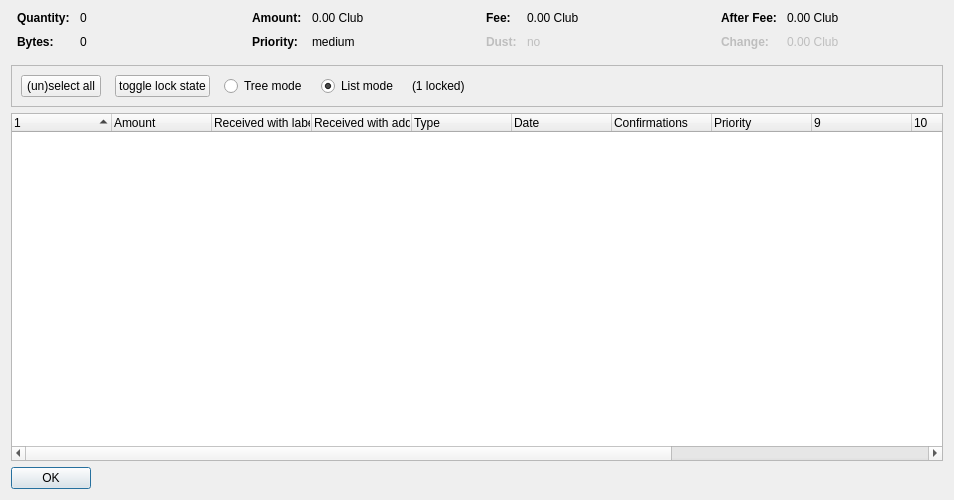
<?xml version="1.0" encoding="UTF-8"?>
<ui version="4.0">
 <class>CoinControlDialog</class>
 <widget class="QDialog" name="CoinControlDialog">
  <property name="geometry">
   <rect>
    <x>0</x>
    <y>0</y>
    <width>954</width>
    <height>500</height>
   </rect>
  </property>
  <property name="windowTitle">
   <string>Coin Selection</string>
  </property>
  <layout class="QVBoxLayout" name="verticalLayout">
   <item>
    <layout class="QHBoxLayout" name="horizontalLayoutTop" stretch="0,0,0,0">
     <property name="topMargin">
      <number>0</number>
     </property>
     <property name="bottomMargin">
      <number>10</number>
     </property>
     <item>
      <layout class="QFormLayout" name="formLayoutCoinControl1">
       <property name="horizontalSpacing">
        <number>10</number>
       </property>
       <property name="verticalSpacing">
        <number>10</number>
       </property>
       <property name="leftMargin">
        <number>6</number>
       </property>
       <property name="rightMargin">
        <number>6</number>
       </property>
       <item row="0" column="0">
        <widget class="QLabel" name="labelCoinControlQuantityText">
         <property name="font">
          <font>
           <weight>75</weight>
           <bold>true</bold>
          </font>
         </property>
         <property name="text">
          <string>Quantity:</string>
         </property>
        </widget>
       </item>
       <item row="0" column="1">
        <widget class="QLabel" name="labelCoinControlQuantity">
         <property name="cursor">
          <cursorShape>IBeamCursor</cursorShape>
         </property>
         <property name="contextMenuPolicy">
          <enum>Qt::ActionsContextMenu</enum>
         </property>
         <property name="text">
          <string notr="true">0</string>
         </property>
         <property name="textInteractionFlags">
          <set>Qt::LinksAccessibleByMouse|Qt::TextSelectableByKeyboard|Qt::TextSelectableByMouse</set>
         </property>
        </widget>
       </item>
       <item row="1" column="0">
        <widget class="QLabel" name="labelCoinControlBytesText">
         <property name="font">
          <font>
           <weight>75</weight>
           <bold>true</bold>
          </font>
         </property>
         <property name="text">
          <string>Bytes:</string>
         </property>
        </widget>
       </item>
       <item row="1" column="1">
        <widget class="QLabel" name="labelCoinControlBytes">
         <property name="cursor">
          <cursorShape>IBeamCursor</cursorShape>
         </property>
         <property name="contextMenuPolicy">
          <enum>Qt::ActionsContextMenu</enum>
         </property>
         <property name="text">
          <string notr="true">0</string>
         </property>
         <property name="textInteractionFlags">
          <set>Qt::LinksAccessibleByMouse|Qt::TextSelectableByKeyboard|Qt::TextSelectableByMouse</set>
         </property>
        </widget>
       </item>
      </layout>
     </item>
     <item>
      <layout class="QFormLayout" name="formLayoutCoinControl2">
       <property name="horizontalSpacing">
        <number>10</number>
       </property>
       <property name="verticalSpacing">
        <number>10</number>
       </property>
       <property name="leftMargin">
        <number>6</number>
       </property>
       <property name="rightMargin">
        <number>6</number>
       </property>
       <item row="0" column="0">
        <widget class="QLabel" name="labelCoinControlAmountText">
         <property name="font">
          <font>
           <weight>75</weight>
           <bold>true</bold>
          </font>
         </property>
         <property name="text">
          <string>Amount:</string>
         </property>
        </widget>
       </item>
       <item row="0" column="1">
        <widget class="QLabel" name="labelCoinControlAmount">
         <property name="cursor">
          <cursorShape>IBeamCursor</cursorShape>
         </property>
         <property name="contextMenuPolicy">
          <enum>Qt::ActionsContextMenu</enum>
         </property>
         <property name="text">
          <string notr="true">0.00 Club</string>
         </property>
         <property name="textInteractionFlags">
          <set>Qt::LinksAccessibleByMouse|Qt::TextSelectableByKeyboard|Qt::TextSelectableByMouse</set>
         </property>
        </widget>
       </item>
       <item row="1" column="0">
        <widget class="QLabel" name="labelCoinControlPriorityText">
         <property name="font">
          <font>
           <weight>75</weight>
           <bold>true</bold>
          </font>
         </property>
         <property name="text">
          <string>Priority:</string>
         </property>
        </widget>
       </item>
       <item row="1" column="1">
        <widget class="QLabel" name="labelCoinControlPriority">
         <property name="cursor">
          <cursorShape>IBeamCursor</cursorShape>
         </property>
         <property name="contextMenuPolicy">
          <enum>Qt::ActionsContextMenu</enum>
         </property>
         <property name="text">
          <string>medium</string>
         </property>
         <property name="textInteractionFlags">
          <set>Qt::LinksAccessibleByMouse|Qt::TextSelectableByKeyboard|Qt::TextSelectableByMouse</set>
         </property>
        </widget>
       </item>
      </layout>
     </item>
     <item>
      <layout class="QFormLayout" name="formLayoutCoinControl3">
       <property name="horizontalSpacing">
        <number>10</number>
       </property>
       <property name="verticalSpacing">
        <number>10</number>
       </property>
       <property name="leftMargin">
        <number>6</number>
       </property>
       <property name="rightMargin">
        <number>6</number>
       </property>
       <item row="0" column="0">
        <widget class="QLabel" name="labelCoinControlFeeText">
         <property name="font">
          <font>
           <weight>75</weight>
           <bold>true</bold>
          </font>
         </property>
         <property name="text">
          <string>Fee:</string>
         </property>
        </widget>
       </item>
       <item row="0" column="1">
        <widget class="QLabel" name="labelCoinControlFee">
         <property name="cursor">
          <cursorShape>IBeamCursor</cursorShape>
         </property>
         <property name="contextMenuPolicy">
          <enum>Qt::ActionsContextMenu</enum>
         </property>
         <property name="text">
          <string notr="true">0.00 Club</string>
         </property>
         <property name="textInteractionFlags">
          <set>Qt::LinksAccessibleByMouse|Qt::TextSelectableByKeyboard|Qt::TextSelectableByMouse</set>
         </property>
        </widget>
       </item>
       <item row="1" column="0">
        <widget class="QLabel" name="labelCoinControlLowOutputText">
         <property name="enabled">
          <bool>false</bool>
         </property>
         <property name="font">
          <font>
           <weight>75</weight>
           <bold>true</bold>
          </font>
         </property>
         <property name="text">
          <string>Dust:</string>
         </property>
        </widget>
       </item>
       <item row="1" column="1">
        <widget class="QLabel" name="labelCoinControlLowOutput">
         <property name="enabled">
          <bool>false</bool>
         </property>
         <property name="cursor">
          <cursorShape>IBeamCursor</cursorShape>
         </property>
         <property name="contextMenuPolicy">
          <enum>Qt::ActionsContextMenu</enum>
         </property>
         <property name="text">
          <string>no</string>
         </property>
         <property name="textInteractionFlags">
          <set>Qt::LinksAccessibleByMouse|Qt::TextSelectableByKeyboard|Qt::TextSelectableByMouse</set>
         </property>
        </widget>
       </item>
      </layout>
     </item>
     <item>
      <layout class="QFormLayout" name="formLayoutCoinControl4">
       <property name="horizontalSpacing">
        <number>10</number>
       </property>
       <property name="verticalSpacing">
        <number>10</number>
       </property>
       <property name="leftMargin">
        <number>6</number>
       </property>
       <property name="rightMargin">
        <number>6</number>
       </property>
       <item row="0" column="0">
        <widget class="QLabel" name="labelCoinControlAfterFeeText">
         <property name="font">
          <font>
           <weight>75</weight>
           <bold>true</bold>
          </font>
         </property>
         <property name="text">
          <string>After Fee:</string>
         </property>
        </widget>
       </item>
       <item row="0" column="1">
        <widget class="QLabel" name="labelCoinControlAfterFee">
         <property name="cursor">
          <cursorShape>IBeamCursor</cursorShape>
         </property>
         <property name="contextMenuPolicy">
          <enum>Qt::ActionsContextMenu</enum>
         </property>
         <property name="text">
          <string notr="true">0.00 Club</string>
         </property>
         <property name="textInteractionFlags">
          <set>Qt::LinksAccessibleByMouse|Qt::TextSelectableByKeyboard|Qt::TextSelectableByMouse</set>
         </property>
        </widget>
       </item>
       <item row="1" column="0">
        <widget class="QLabel" name="labelCoinControlChangeText">
         <property name="enabled">
          <bool>false</bool>
         </property>
         <property name="font">
          <font>
           <weight>75</weight>
           <bold>true</bold>
          </font>
         </property>
         <property name="text">
          <string>Change:</string>
         </property>
        </widget>
       </item>
       <item row="1" column="1">
        <widget class="QLabel" name="labelCoinControlChange">
         <property name="enabled">
          <bool>false</bool>
         </property>
         <property name="cursor">
          <cursorShape>IBeamCursor</cursorShape>
         </property>
         <property name="contextMenuPolicy">
          <enum>Qt::ActionsContextMenu</enum>
         </property>
         <property name="text">
          <string notr="true">0.00 Club</string>
         </property>
         <property name="textInteractionFlags">
          <set>Qt::LinksAccessibleByMouse|Qt::TextSelectableByKeyboard|Qt::TextSelectableByMouse</set>
         </property>
        </widget>
       </item>
      </layout>
     </item>
    </layout>
   </item>
   <item>
    <widget class="QFrame" name="frame">
     <property name="minimumSize">
      <size>
       <width>0</width>
       <height>40</height>
      </size>
     </property>
     <property name="frameShape">
      <enum>QFrame::StyledPanel</enum>
     </property>
     <property name="frameShadow">
      <enum>QFrame::Sunken</enum>
     </property>
     <layout class="QHBoxLayout" name="horizontalLayout">
      <item>
       <layout class="QHBoxLayout" name="horizontalLayoutPanel" stretch="0,0,0,0,0,0">
        <property name="spacing">
         <number>14</number>
        </property>
        <item>
         <widget class="QPushButton" name="pushButtonSelectAll">
          <property name="sizePolicy">
           <sizepolicy hsizetype="Maximum" vsizetype="Fixed">
            <horstretch>0</horstretch>
            <verstretch>0</verstretch>
           </sizepolicy>
          </property>
          <property name="text">
           <string>(un)select all</string>
          </property>
          <property name="autoDefault">
           <bool>false</bool>
          </property>
         </widget>
        </item>
        <item>
         <widget class="QPushButton" name="pushButtonToggleLock">
          <property name="sizePolicy">
           <sizepolicy hsizetype="Maximum" vsizetype="Fixed">
            <horstretch>0</horstretch>
            <verstretch>0</verstretch>
           </sizepolicy>
          </property>
          <property name="text">
           <string>toggle lock state</string>
          </property>
          <property name="autoDefault">
           <bool>false</bool>
          </property>
         </widget>
        </item>
        <item>
         <widget class="QRadioButton" name="radioTreeMode">
          <property name="sizePolicy">
           <sizepolicy hsizetype="Maximum" vsizetype="Fixed">
            <horstretch>0</horstretch>
            <verstretch>0</verstretch>
           </sizepolicy>
          </property>
          <property name="text">
           <string>Tree mode</string>
          </property>
         </widget>
        </item>
        <item>
         <widget class="QRadioButton" name="radioListMode">
          <property name="sizePolicy">
           <sizepolicy hsizetype="Maximum" vsizetype="Fixed">
            <horstretch>0</horstretch>
            <verstretch>0</verstretch>
           </sizepolicy>
          </property>
          <property name="text">
           <string>List mode</string>
          </property>
          <property name="checked">
           <bool>true</bool>
          </property>
         </widget>
        </item>
        <item>
         <widget class="QLabel" name="labelLocked">
          <property name="text">
           <string>(1 locked)</string>
          </property>
         </widget>
        </item>
        <item>
         <spacer name="horizontalSpacer">
          <property name="orientation">
           <enum>Qt::Horizontal</enum>
          </property>
          <property name="sizeHint" stdset="0">
           <size>
            <width>40</width>
            <height>20</height>
           </size>
          </property>
         </spacer>
        </item>
       </layout>
      </item>
     </layout>
    </widget>
   </item>
   <item>
    <widget class="CoinControlTreeWidget" name="treeWidget">
     <property name="contextMenuPolicy">
      <enum>Qt::CustomContextMenu</enum>
     </property>
     <property name="sortingEnabled">
      <bool>false</bool>
     </property>
     <property name="columnCount">
      <number>13</number>
     </property>
     <attribute name="headerShowSortIndicator" stdset="0">
      <bool>true</bool>
     </attribute>
     <attribute name="headerStretchLastSection">
      <bool>false</bool>
     </attribute>
     <column>
      <property name="text">
       <string/>
      </property>
     </column>
     <column>
      <property name="text">
       <string>Amount</string>
      </property>
     </column>
     <column>
      <property name="text">
       <string>Received with label</string>
      </property>
     </column>
     <column>
      <property name="text">
       <string>Received with address</string>
      </property>
     </column>
     <column>
      <property name="text">
       <string>Type</string>
      </property>
     </column>
     <column>
      <property name="text">
       <string>Date</string>
      </property>
     </column>
     <column>
      <property name="text">
       <string>Confirmations</string>
      </property>
      <property name="toolTip">
       <string>Confirmed</string>
      </property>
     </column>
     <column>
      <property name="text">
       <string>Priority</string>
      </property>
     </column>
     <column>
      <property name="text">
       <string/>
      </property>
     </column>
     <column>
      <property name="text">
       <string/>
      </property>
     </column>
     <column>
      <property name="text">
       <string/>
      </property>
     </column>
     <column>
      <property name="text">
       <string/>
      </property>
     </column>
     <column>
      <property name="text">
       <string/>
      </property>
     </column>
    </widget>
   </item>
   <item>
    <widget class="QDialogButtonBox" name="buttonBox">
     <property name="sizePolicy">
      <sizepolicy hsizetype="Maximum" vsizetype="Fixed">
       <horstretch>0</horstretch>
       <verstretch>0</verstretch>
      </sizepolicy>
     </property>
     <property name="orientation">
      <enum>Qt::Horizontal</enum>
     </property>
     <property name="standardButtons">
      <set>QDialogButtonBox::Ok</set>
     </property>
    </widget>
   </item>
  </layout>
 </widget>
 <customwidgets>
  <customwidget>
   <class>CoinControlTreeWidget</class>
   <extends>QTreeWidget</extends>
   <header>coincontroltreewidget.h</header>
  </customwidget>
 </customwidgets>
 <resources/>
 <connections/>
</ui>
